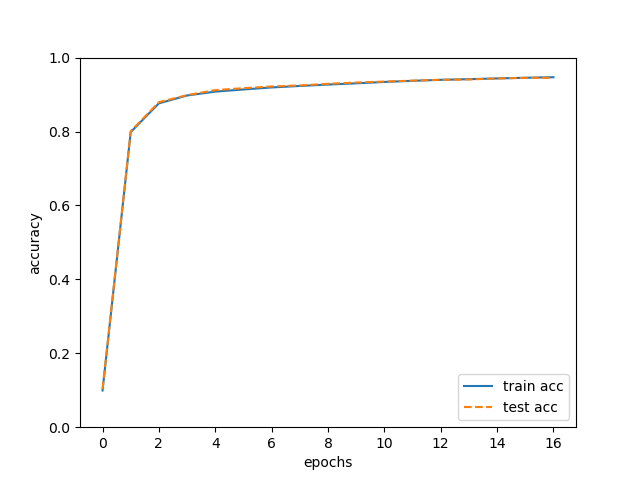

This chart was generated by the following Python code:
# coding: utf-8
import sys, os
sys.path.append(os.pardir)  # 부모 디렉터리의 파일을 가져올 수 있도록 설정
import numpy as np
import matplotlib.pyplot as plt
from dataset.mnist import load_mnist
from two_layer_net import TwoLayerNet

# 데이터 읽기
(x_train, t_train), (x_test, t_test) = load_mnist(normalize=True, one_hot_label=True)

network = TwoLayerNet(input_size=784, hidden_size=50, output_size=10)

# 하이퍼파라미터
iters_num = 10000  # 반복 횟수를 적절히 설정한다.
train_size = x_train.shape[0]
batch_size = 100   # 미니배치 크기
learning_rate = 0.1

train_loss_list = []
train_acc_list = []
test_acc_list = []

# 1에폭당 반복 수
iter_per_epoch = max(train_size / batch_size, 1)

for i in range(iters_num):
    # 미니배치 획득
    batch_mask = np.random.choice(train_size, batch_size)
    x_batch = x_train[batch_mask]
    t_batch = t_train[batch_mask]
    
    # 기울기 계산
    #grad = network.numerical_gradient(x_batch, t_batch)
    grad = network.gradient(x_batch, t_batch)
    
    # 매개변수 갱신
    for key in ('W1', 'b1', 'W2', 'b2'):
        network.params[key] -= learning_rate * grad[key]
    
    # 학습 경과 기록
    loss = network.loss(x_batch, t_batch)
    train_loss_list.append(loss)
    
    # 1에폭당 정확도 계산
    if i % iter_per_epoch == 0:
        train_acc = network.accuracy(x_train, t_train)
        test_acc = network.accuracy(x_test, t_test)
        train_acc_list.append(train_acc)
        test_acc_list.append(test_acc)
        print("train acc, test acc | " + str(train_acc) + ", " + str(test_acc))

# 그래프 그리기
markers = {'train': 'o', 'test': 's'}
x = np.arange(len(train_acc_list))
plt.plot(x, train_acc_list, label='train acc')
plt.plot(x, test_acc_list, label='test acc', linestyle='--')
plt.xlabel("epochs")
plt.ylabel("accuracy")
plt.ylim(0, 1.0)
plt.legend(loc='lower right')
plt.show()
plt.savefig('train_neuralnet.png')